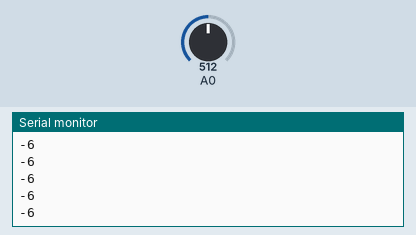
Bench run of a sketch on a simulated Arduino Uno, built with avr-gcc and run on an emulated ATmega328P. Parts: the last lines printed to the serial monitor. Inputs (shaded band) come from the test bench; at power-on: A0 = 512.

Above: at 1.2 s.
1.3 s: A0 set to 716
At 2.1 s:
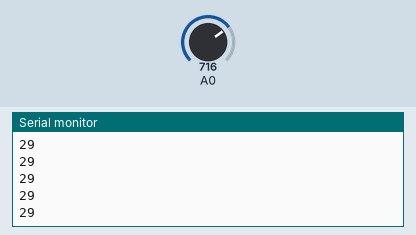
2.8 s: A0 set to 900
At 3.5 s:
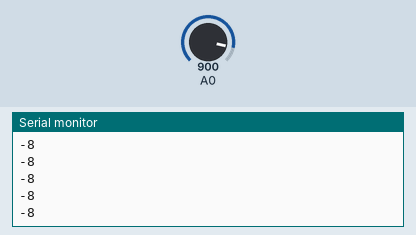
Timing chart, 0 to 5.8 s (numbered marks = the images above; inputs shaded):
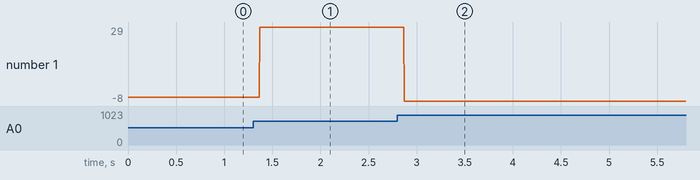

The sketch:

Temperaturre.ino
```cpp
void setup() {
  // put your setup code here, to run once:
  Serial.begin(9600);
}

void loop() {
  // put your main code here, to run repeatedly:

  int temp = analogRead(A0);
  temp = temp * 500 / 1024;

  Serial.println(temp);
}
```

Measured:
- after the input at 1.3 s, the serial monitor: prints a new line after 0.07 s (image 1)
- after the input at 2.8 s, the serial monitor: prints a new line after 0.07 s (image 2)
- plotted number 1: -6 → 29 after the input at 1.3 s, 29 → -8 after the input at 2.8 s
